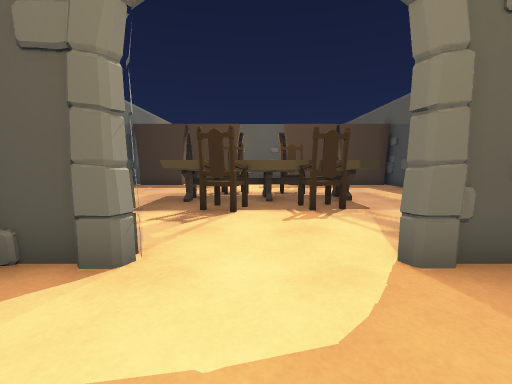
[1] (above)

22 first-person views from a walk through a Unity game level. The camera is 1.2 m above the floor, tilts 6° down and sees 90° across. The floor is counted in squares, 1 m on a side. Each view is taken from the middle of a square. On the plan, view 1 faces up. The plan holds only what a view shows up to about 12 squares ahead; the rest is blank. The place goes on beyond the plan. Door leaves are left out, so doorways stand open.

[2]
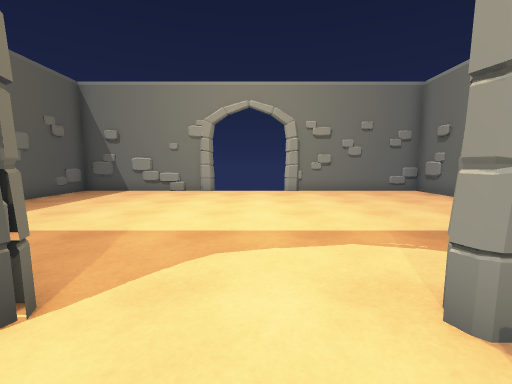

[3]
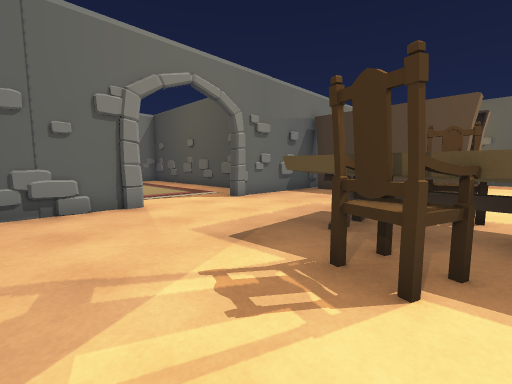

[4]
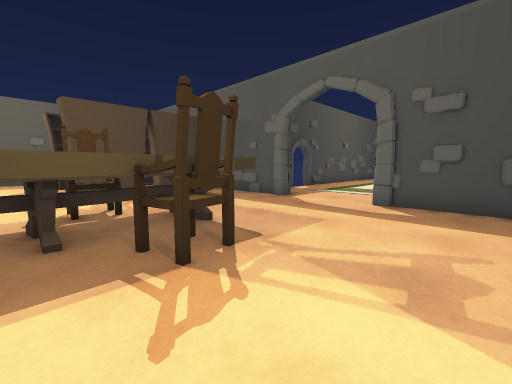

[5]
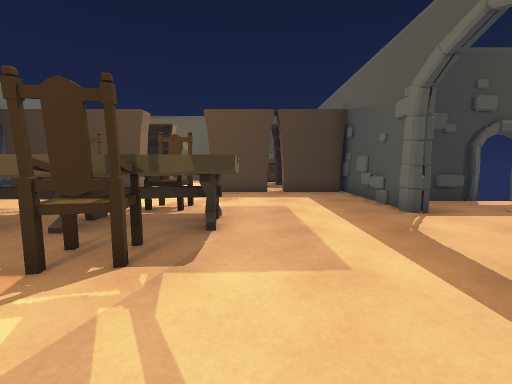

[6]
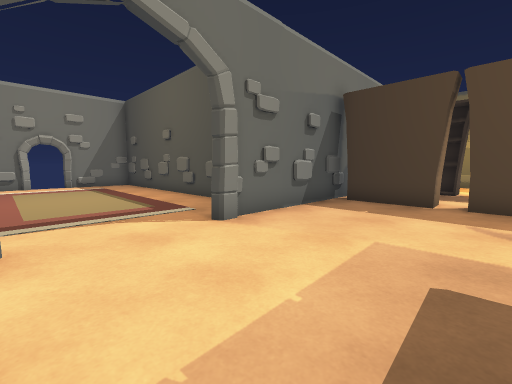

[7]
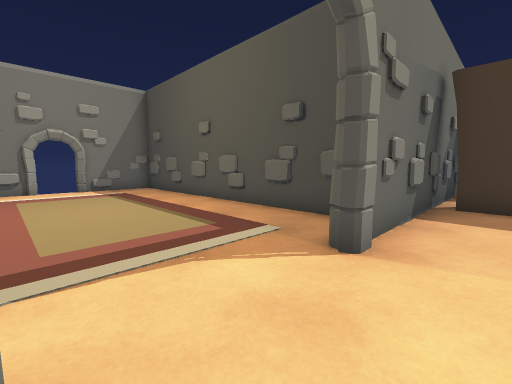

[8]
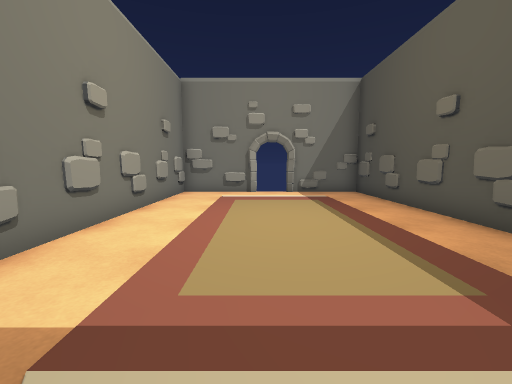

[9]
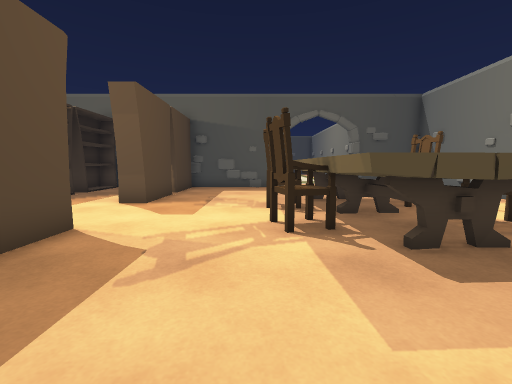

[10]
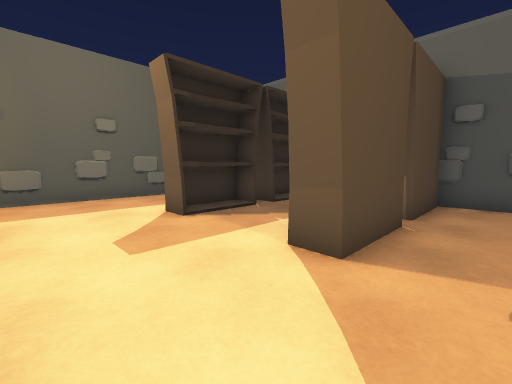

[11]
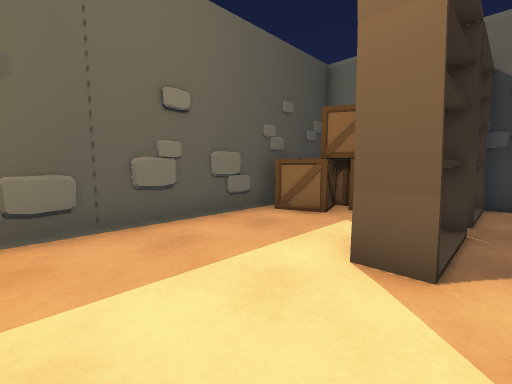

[12]
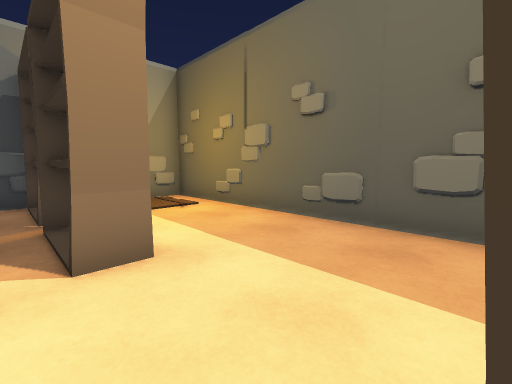

[13]
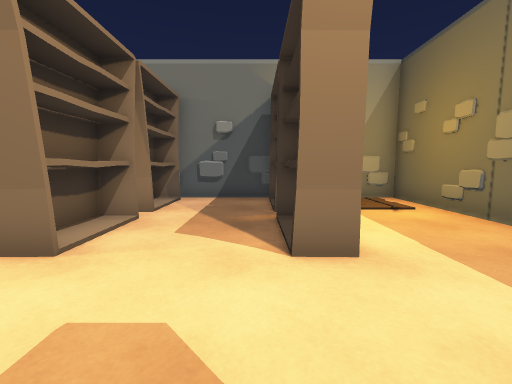

[14]
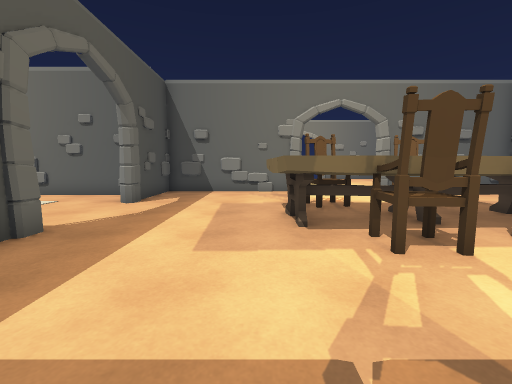

[15]
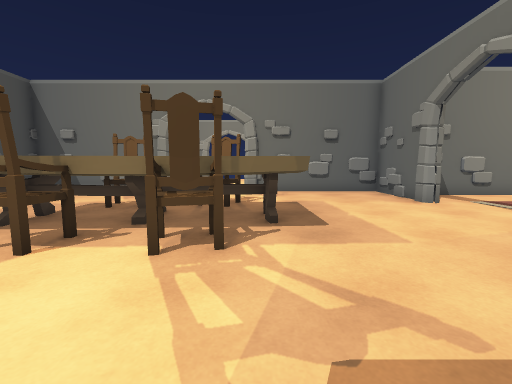

[16]
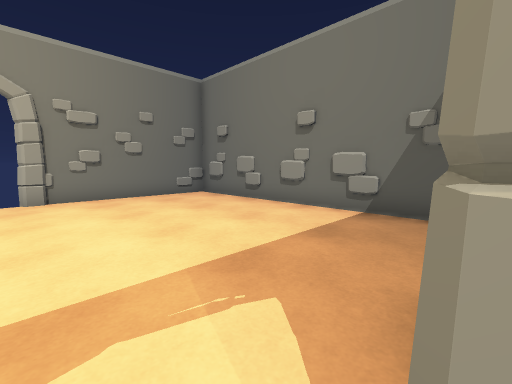

[17]
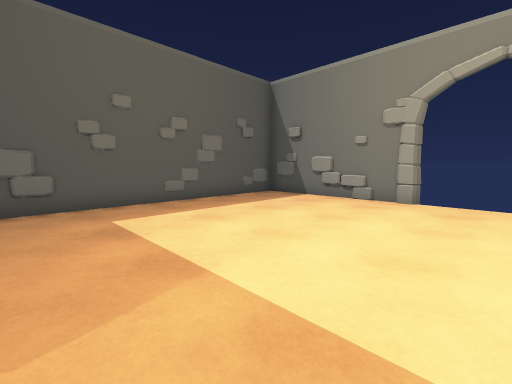

[18]
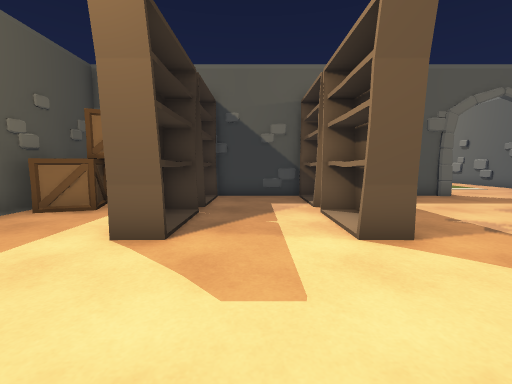

[19]
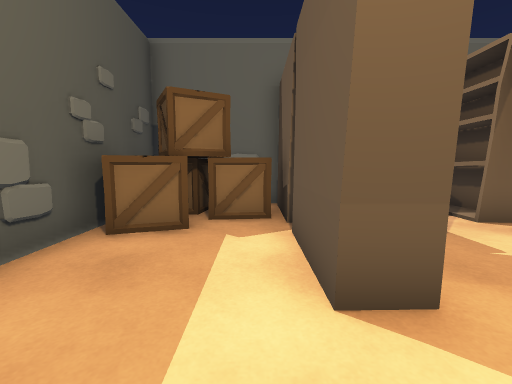

[20]
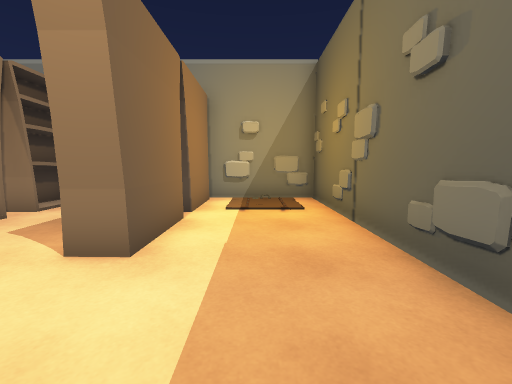

[21]
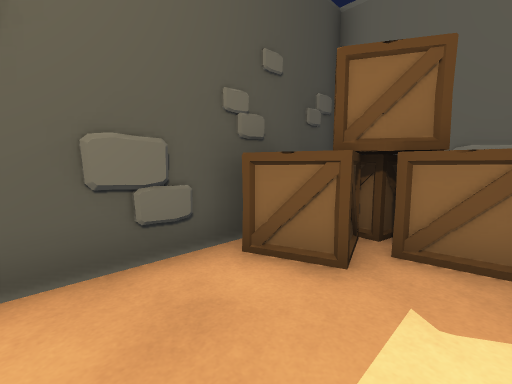

[22]
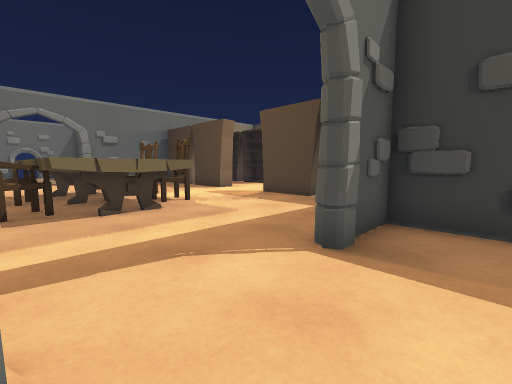

### Floor plan
Points are (right, up) in squares from view 1. A wall is a line through its corners. A room is listed if a view was taken in it or the views show most of it. See-through windows are left out.
Room 1 (views 1, 16, 17)
walls: (-2, -6.8) (-1.5, -6.8); (-1.6, 3) (-3.1, 3); (2, -7) (8, -7) (8, 2.1); (3.1, 3) (1.9, 3); (-7.6, 2.1) (-7.6, -7) (-1.5, -7)
low walls: (7.9, 1.1) (7.9, 1.7)
ways out: opening at (0, 3) to room 2; open door at (0.5, -7)
Room 2 (views 2, 3, 4, 5, 6, 7, 8, 9, 10, 11, 12, 13, 14, 15, 18, 19, 20, 21, 22)
walls: (-7.4, 10.8) (-7.4, 10.3); (-8.9, 12.5) (-19.5, 12.5) (-19.5, 11.9); (-7.3, 6.8) (-7.3, 6.3); (-7.6, 6.9) (-7.6, 3.2) (-1.5, 3.2); (2, 3.2) (8, 3.2) (8, 6.9); (8, 10.4) (8, 24.2) (-7.5, 24.2) (-7.6, 10.4); (8.4, 11.8) (7.9, 11.8); (-12.5, 12.4) (-13.2, 12.5); (8.1, 6.2) (7.8, 6.5); (1.5, 24) (0.8, 24.1); (10.5, 12.5) (8.2, 12.5) (8.2, 10.4); (1.8, 24.1) (1.3, 24.1); (-13, 4.9) (-12.3, 4.8); (3.3, 24) (2.6, 24.1); (9.4, 4.8) (10.5, 4.8); (-19.5, 11) (-19.5, 9.6); (-19.5, 7.7) (-19.5, 7); (-19.5, 6) (-19.5, 4.8) (-9, 4.8)
low walls: (-11.4, 4.8) (-10.8, 4.9); (-0.1, 24.1) (-1.1, 24); (3.9, 24.1) (3.1, 24)
ways out: opening at (0, 3) to room 1; open door at (-19, 8.5)
objects: shelf (-7, 16) to (-5, 16); shelf (-7, 20) to (-5, 20); shelf (-4, 16) to (-1, 16); shelf (-4, 20) to (-1, 20); other object (-3, 8) to (4, 11); chair (-1, 7) to (0, 7); chair (-1, 11) to (0, 12); chair (1, 11) to (2, 12); chair (2, 7) to (2, 8); shelf (2, 16) to (4, 16); shelf (2, 20) to (4, 20); shelf (5, 16) to (7, 16); shelf (5, 20) to (7, 20); box (5, 22) to (5, 23); box (6, 21) to (7, 22); box (6, 22) to (7, 23)

Where each view was taken, in squares from view 1:
view 1: 0 up, 0 right, facing up
view 2: 5 up, 0 right, facing down
view 3: 4 up, 0 right, facing up-left
view 4: 4 up, 0 right, facing up-right
view 5: 4 up, 4 right, facing up
view 6: 7 up, 3 left, facing up-left
view 7: 7 up, 6 left, facing up-left
view 8: 8 up, 8 left, facing left
view 9: 12 up, 6 left, facing right
view 10: 14 up, 1 left, facing up-right
view 11: 19 up, 1 left, facing up-right
view 12: 19 up, 2 right, facing up-left
view 13: 19 up, 2 right, facing left
view 14: 15 up, 4 right, facing down
view 15: 15 up, 2 left, facing down
view 16: 3 up, 1 left, facing down-left
view 17: 2 up, 0 right, facing down-right
view 18: 18 up, 2 left, facing right
view 19: 21 up, 0 right, facing right
view 20: 22 up, 2 right, facing left
view 21: 21 up, 2 right, facing up-right
view 22: 7 up, 10 right, facing up-left
